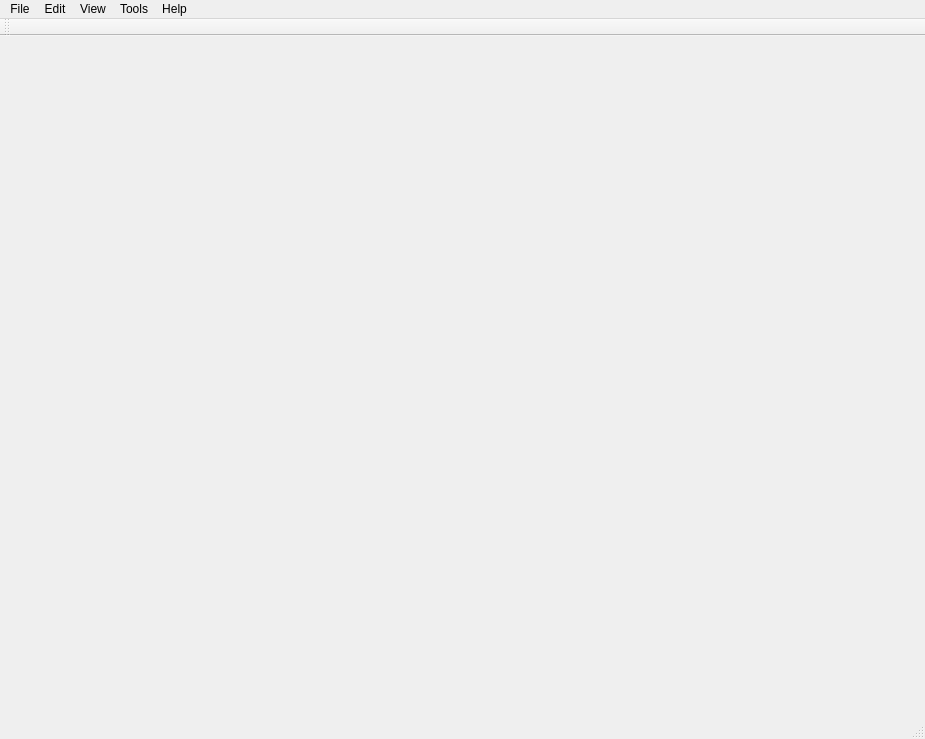
<?xml version="1.0" encoding="UTF-8"?>
<ui version="4.0">
 <class>MainWindow</class>
 <widget class="QMainWindow" name="MainWindow">
  <property name="geometry">
   <rect>
    <x>0</x>
    <y>0</y>
    <width>925</width>
    <height>739</height>
   </rect>
  </property>
  <property name="windowTitle">
   <string>MainWindow</string>
  </property>
  <widget class="QWidget" name="centralwidget">
   <layout class="QHBoxLayout" name="horizontalLayout"/>
  </widget>
  <widget class="QMenuBar" name="menubar">
   <property name="geometry">
    <rect>
     <x>0</x>
     <y>0</y>
     <width>925</width>
     <height>20</height>
    </rect>
   </property>
   <widget class="QMenu" name="menuFile">
    <property name="title">
     <string>File</string>
    </property>
    <addaction name="separator"/>
    <addaction name="actionAdd_Torrent_File"/>
    <addaction name="separator"/>
    <addaction name="actionExit"/>
   </widget>
   <widget class="QMenu" name="menuEdit">
    <property name="title">
     <string>Edit</string>
    </property>
    <addaction name="separator"/>
    <addaction name="separator"/>
    <addaction name="actionResume"/>
    <addaction name="actionPause"/>
    <addaction name="actionResume_all"/>
    <addaction name="actionPause_all"/>
    <addaction name="separator"/>
    <addaction name="actionDelete"/>
    <addaction name="separator"/>
    <addaction name="actionTop_priority"/>
    <addaction name="actionIncrease_Priority"/>
    <addaction name="actionDecrease_Priority"/>
    <addaction name="actionMin_Priority"/>
   </widget>
   <widget class="QMenu" name="menuAbout">
    <property name="title">
     <string>Help</string>
    </property>
    <addaction name="actionAbout_ioTorrent"/>
   </widget>
   <widget class="QMenu" name="menuView">
    <property name="title">
     <string>View</string>
    </property>
   </widget>
   <widget class="QMenu" name="menuTools">
    <property name="title">
     <string>Tools</string>
    </property>
    <addaction name="actionTorrent_Creator"/>
    <addaction name="separator"/>
    <addaction name="actionOptions"/>
   </widget>
   <addaction name="menuFile"/>
   <addaction name="menuEdit"/>
   <addaction name="menuView"/>
   <addaction name="menuTools"/>
   <addaction name="menuAbout"/>
  </widget>
  <widget class="QStatusBar" name="statusBar"/>
  <widget class="QToolBar" name="toolBar">
   <property name="windowTitle">
    <string>toolBar</string>
   </property>
   <attribute name="toolBarArea">
    <enum>TopToolBarArea</enum>
   </attribute>
   <attribute name="toolBarBreak">
    <bool>false</bool>
   </attribute>
  </widget>
  <action name="actionResume">
   <property name="icon">
    <iconset>
     <normaloff>:/imgs/Icons/icons8-play-48.png</normaloff>:/imgs/Icons/icons8-play-48.png</iconset>
   </property>
   <property name="text">
    <string>Resume</string>
   </property>
  </action>
  <action name="actionPause">
   <property name="icon">
    <iconset>
     <normaloff>:/imgs/Icons/icons8-pause-48.png</normaloff>:/imgs/Icons/icons8-pause-48.png</iconset>
   </property>
   <property name="text">
    <string>Pause</string>
   </property>
  </action>
  <action name="actionResume_all">
   <property name="icon">
    <iconset>
     <normaloff>:/imgs/Icons/icons8-play-48.png</normaloff>:/imgs/Icons/icons8-play-48.png</iconset>
   </property>
   <property name="text">
    <string>Resume all</string>
   </property>
  </action>
  <action name="actionPause_all">
   <property name="icon">
    <iconset>
     <normaloff>:/imgs/Icons/icons8-pause-48.png</normaloff>:/imgs/Icons/icons8-pause-48.png</iconset>
   </property>
   <property name="text">
    <string>Pause all</string>
   </property>
  </action>
  <action name="actionDelete">
   <property name="icon">
    <iconset>
     <normaloff>:/imgs/Icons/1/14.png</normaloff>:/imgs/Icons/1/14.png</iconset>
   </property>
   <property name="text">
    <string>Delete</string>
   </property>
  </action>
  <action name="actionTop_priority">
   <property name="icon">
    <iconset>
     <normaloff>:/imgs/Icons/fast-forward-double-right-arrows - Copy.png</normaloff>:/imgs/Icons/fast-forward-double-right-arrows - Copy.png</iconset>
   </property>
   <property name="text">
    <string>Max priority</string>
   </property>
  </action>
  <action name="actionIncrease_Priority">
   <property name="icon">
    <iconset>
     <normaloff>:/imgs/Icons/icons8-play-48 - Copy (2).png</normaloff>:/imgs/Icons/icons8-play-48 - Copy (2).png</iconset>
   </property>
   <property name="text">
    <string>Increase Priority</string>
   </property>
  </action>
  <action name="actionDecrease_Priority">
   <property name="icon">
    <iconset>
     <normaloff>:/imgs/Icons/icons8-play-48 - Copy.png</normaloff>:/imgs/Icons/icons8-play-48 - Copy.png</iconset>
   </property>
   <property name="text">
    <string>Decrease Priority</string>
   </property>
  </action>
  <action name="actionMin_Priority">
   <property name="icon">
    <iconset>
     <normaloff>:/imgs/Icons/fast-forward-double-right-arrows.png</normaloff>:/imgs/Icons/fast-forward-double-right-arrows.png</iconset>
   </property>
   <property name="text">
    <string>Min Priority</string>
   </property>
  </action>
  <action name="actionAdd_Torrent_File">
   <property name="icon">
    <iconset>
     <normaloff>:/imgs/Icons/add (1).png</normaloff>:/imgs/Icons/add (1).png</iconset>
   </property>
   <property name="text">
    <string>Add Torrent File</string>
   </property>
  </action>
  <action name="actionExit">
   <property name="icon">
    <iconset>
     <normaloff>:/imgs/Icons/1/33.png</normaloff>:/imgs/Icons/1/33.png</iconset>
   </property>
   <property name="text">
    <string>Exit</string>
   </property>
  </action>
  <action name="actionAbout_ioTorrent">
   <property name="icon">
    <iconset>
     <normaloff>:/imgs/Icons/info.png</normaloff>:/imgs/Icons/info.png</iconset>
   </property>
   <property name="text">
    <string>About ioTorrent</string>
   </property>
  </action>
  <action name="actionOptions">
   <property name="icon">
    <iconset>
     <normaloff>:/imgs/Icons/settings.png</normaloff>:/imgs/Icons/settings.png</iconset>
   </property>
   <property name="text">
    <string>Settings</string>
   </property>
  </action>
  <action name="actionTorrent_Creator">
   <property name="icon">
    <iconset>
     <normaloff>:/imgs/Icons/notepad.png</normaloff>:/imgs/Icons/notepad.png</iconset>
   </property>
   <property name="text">
    <string>Torrent Creator</string>
   </property>
  </action>
 </widget>
 <resources/>
 <connections/>
</ui>
